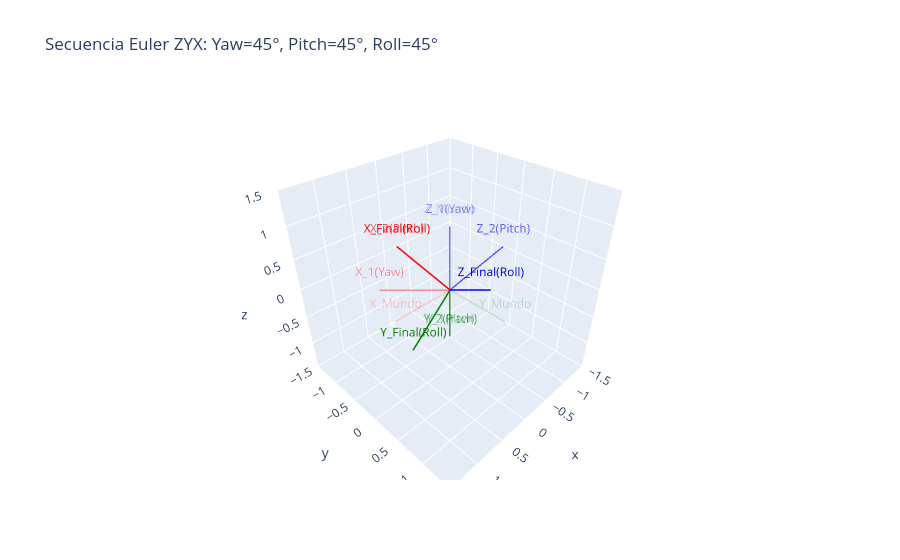

The code cell stored with this chart in its notebook:
### Markdown cell above
---
## 3. Representaciones Mínimas y Ángulos de Euler

Dado que la orientación tiene solo 3 grados de libertad, matemáticamente es posible representarla usando estrictamente 3 parámetros. La convención analítica más famosa son los **Ángulos de Euler**.

Este método parametriza una orientación componiendo sucesivamente tres rotaciones elementales (como las descritas arriba). En robótica móvil y aeronáutica, usamos casi siempre la convención **ZYX** o **Roll, Pitch, Yaw** (Alabeo, Cabeceo y Guiñada):
- **Yaw ($\psi$):** Guiñada direccional (eje Z).
- **Pitch ($\theta$):** Cabeceo vertical (eje Y).
- **Roll ($\phi$):** Alabeo lateral (eje X).

### Composición Matemática
Para obtener la matriz de rotación final de la secuencia completa, multiplicamos las matrices elementales. Si realizamos las rotaciones relativas a ejes fijos, el producto matricial se efectúa multiplicando de derecha a izquierda:

$$ R_{ZYX}(\psi, \theta, \phi) = R_z(\psi) \cdot R_y(\theta) \cdot R_x(\phi) $$

Al desarrollar algebraicamente esa multiplicación (multiplicando matricialmente las rotaciones elementales de la sección 2), obtenemos la matriz general $R$ paramétrica:

$$
R = \begin{bmatrix} 
c_\psi c_\theta & c_\psi s_\theta s_\phi - s_\psi c_\phi & c_\psi s_\theta c_\phi + s_\psi s_\phi \\
s_\psi c_\theta & s_\psi s_\theta s_\phi + c_\psi c_\phi & s_\psi s_\theta c_\phi - c_\psi s_\phi \\
-s_\theta & c_\theta s_\phi & c_\theta c_\phi 
\end{bmatrix}
$$
*(Donde $c$ denota coseno y $s$ denota seno).*

### Singularidades: El "Gimbal Lock"
La principal vulnerabilidad de usar solo 3 parámetros es analítica. Observa la matriz $R$ arriba: si el Pitch $\theta = 90^\circ$ o $\pi/2$, entonces $\cos(\theta) = c_\theta = 0$. Muchos términos desaparecen o se fusionan y las variables Yaw ($\psi$) y Roll ($\phi$) ya no pueden distinguirse entre sí (quedan atrapadas en términos de sumas $s_{\psi+\phi}$). 
Físicamente, el eje de Yaw inicial y el eje de Roll final han quedado alineados colinealmente. Se ha perdido un grado de libertad efectivo en el mecanismo.

Visualicemos cómo se compone una rotación por pasos de Euler:

### Code cell
def graficar_euler_secuencial(yaw, pitch, roll):
    # Creamos las 3 secuencias paso a paso
    # Paso 0: Identidad
    R0 = np.eye(3)
    
    # Paso 1: Solo Yaw (Z)
    R1 = R.from_euler('z', yaw, degrees=True).as_matrix()
    
    # Paso 2: Yaw (Z) * Pitch (Y)
    R2 = R.from_euler('zy', [yaw, pitch], degrees=True).as_matrix()
    
    # Paso 3: Yaw (Z) * Pitch (Y) * Roll (X)
    R3 = R.from_euler('zyx', [yaw, pitch, roll], degrees=True).as_matrix()
    
    fig = go.Figure()
    
    # Dibujamos las 3 tramas paso a paso para ver el viaje del marco de coordenadas
    def plot_frame(mat, title, opacity=1.0):
        c = mat @ np.eye(3)
        axes = ['X', 'Y', 'Z']
        colors = ['red', 'green', 'blue']
        for i, vec in enumerate(c):
            fig.add_trace(go.Scatter3d(x=[0, vec[0]], y=[0, vec[1]], z=[0, vec[2]],
                                       mode='lines+text', line=dict(color=colors[i], width=3),
                                       text=[None, f"{axes[i]}_{title}"], textfont=dict(color=colors[i]),
                                       opacity=opacity, showlegend=False))
            
    plot_frame(R0, "Mundo", opacity=0.2)
    plot_frame(R1, "1(Yaw)", opacity=0.4)
    plot_frame(R2, "2(Pitch)", opacity=0.6)
    plot_frame(R3, "Final(Roll)", opacity=1.0)

    fig.update_layout(title=f"Secuencia Euler ZYX: Yaw={yaw}°, Pitch={pitch}°, Roll={roll}°",
                      scene=dict(xaxis=dict(range=[-1.5,1.5]), yaxis=dict(range=[-1.5,1.5]), zaxis=dict(range=[-1.5,1.5]), aspectmode='cube'))
    fig.show()

# Observemos cómo el sistema "viaja" por 3 orientaciones intermedias para llegar a la final
graficar_euler_secuencial(yaw=45, pitch=45, roll=45)

### Figure 1 — Plotly figure (JSON) as saved in the notebook; plotly's stock layout.template omitted (floating-point values rounded to 4 significant figures)
{"data": [{"line": {"color": "red", "width": 3}, "mode": "lines+text", "opacity": 0.2, "showlegend": false, "text": [null, "X_Mundo"], "textfont": {"color": "red"}, "type": "scatter3d", "x": [0, 1], "y": [0, 0], "z": [0, 0]}, {"line": {"color": "green", "width": 3}, "mode": "lines+text", "opacity": 0.2, "showlegend": false, "text": [null, "Y_Mundo"], "textfont": {"color": "green"}, "type": "scatter3d", "x": [0, 0], "y": [0, 1], "z": [0, 0]}, {"line": {"color": "blue", "width": 3}, "mode": "lines+text", "opacity": 0.2, "showlegend": false, "text": [null, "Z_Mundo"], "textfont": {"color": "blue"}, "type": "scatter3d", "x": [0, 0], "y": [0, 0], "z": [0, 1]}, {"line": {"color": "red", "width": 3}, "mode": "lines+text", "opacity": 0.4, "showlegend": false, "text": [null, "X_1(Yaw)"], "textfont": {"color": "red"}, "type": "scatter3d", "x": [0, 0.7071], "y": [0, -0.7071], "z": [0, 0]}, {"line": {"color": "green", "width": 3}, "mode": "lines+text", "opacity": 0.4, "showlegend": false, "text": [null, "Y_1(Yaw)"], "textfont": {"color": "green"}, "type": "scatter3d", "x": [0, 0.7071], "y": [0, 0.7071], "z": [0, 0]}, {"line": {"color": "blue", "width": 3}, "mode": "lines+text", "opacity": 0.4, "showlegend": false, "text": [null, "Z_1(Yaw)"], "textfont": {"color": "blue"}, "type": "scatter3d", "x": [0, 0], "y": [0, 0], "z": [0, 1]}, {"line": {"color": "red", "width": 3}, "mode": "lines+text", "opacity": 0.6, "showlegend": false, "text": [null, "X_2(Pitch)"], "textfont": {"color": "red"}, "type": "scatter3d", "x": [0, 0.5], "y": [0, -0.5], "z": [0, 0.7071]}, {"line": {"color": "green", "width": 3}, "mode": "lines+text", "opacity": 0.6, "showlegend": false, "text": [null, "Y_2(Pitch)"], "textfont": {"color": "green"}, "type": "scatter3d", "x": [0, 0.7071], "y": [0, 0.7071], "z": [0, 5.551e-17]}, {"line": {"color": "blue", "width": 3}, "mode": "lines+text", "opacity": 0.6, "showlegend": false, "text": [null, "Z_2(Pitch)"], "textfont": {"color": "blue"}, "type": "scatter3d", "x": [0, -0.5], "y": [0, 0.5], "z": [0, 0.7071]}, {"line": {"color": "red", "width": 3}, "mode": "lines+text", "opacity": 1, "showlegend": false, "text": [null, "X_Final(Roll)"], "textfont": {"color": "red"}, "type": "scatter3d", "x": [0, 0.5], "y": [0, -0.5], "z": [0, 0.7071]}, {"line": {"color": "green", "width": 3}, "mode": "lines+text", "opacity": 1, "showlegend": false, "text": [null, "Y_Final(Roll)"], "textfont": {"color": "green"}, "type": "scatter3d", "x": [0, 0.8536], "y": [0, 0.1464], "z": [0, -0.5]}, {"line": {"color": "blue", "width": 3}, "mode": "lines+text", "opacity": 1, "showlegend": false, "text": [null, "Z_Final(Roll)"], "textfont": {"color": "blue"}, "type": "scatter3d", "x": [0, 0.1464], "y": [0, 0.8536], "z": [0, 0.5]}], "layout": {"scene": {"aspectmode": "cube", "xaxis": {"range": [-1.5, 1.5]}, "yaxis": {"range": [-1.5, 1.5]}, "zaxis": {"range": [-1.5, 1.5]}}, "title": {"text": "Secuencia Euler ZYX: Yaw=45°, Pitch=45°, Roll=45°"}}}
